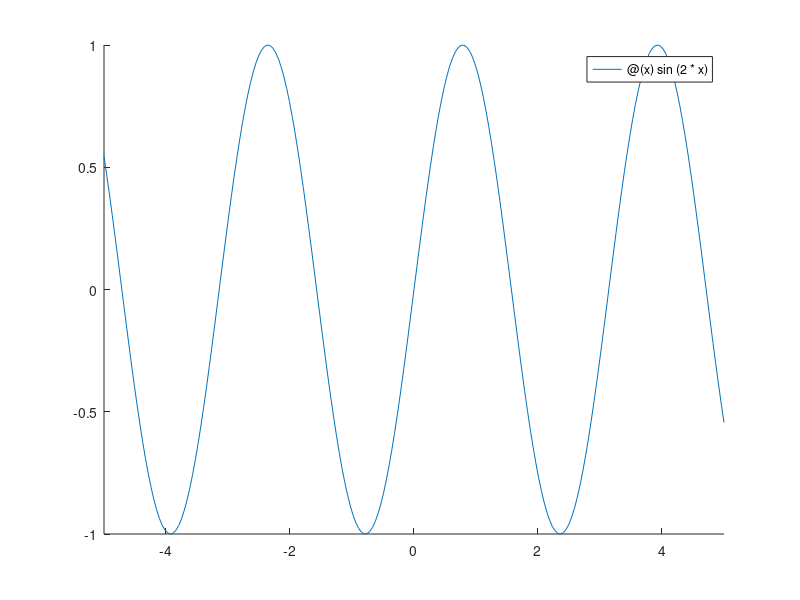

Reproduce this figure in MATLAB. (Note: this script raises an error after producing the figure.)
function ex3()
f=@(x) sin(2*x);
clf; hold on;
fplot(f, [-5, 5]);
nodes=linspace(-5, 5, 15);
values=nodes;
der_f=@(x) 2*cos(2*x);
derivatives=nodes;
for i=1:length(nodes)
    values(i)=f(nodes(i))
    derivatives(i)=der_f(nodes(i));
end
Hx=@(x) HermiteInterpolation(nodes, values, derivatives, x)
fplot(Hx, [-5, 5]);
plot(nodes, values, 'r*')
end